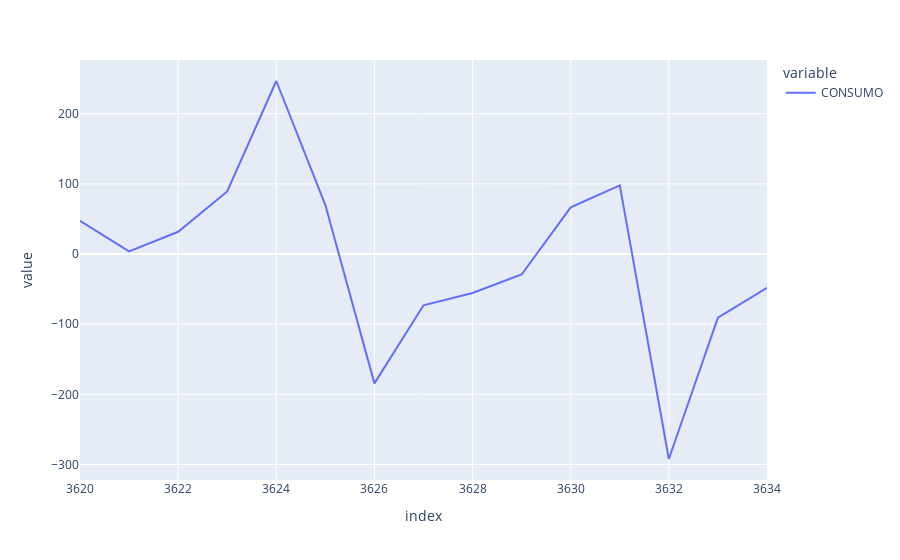

Here is the notebook cell this chart was saved with:
### Code cell
residuals = np.array(forecast) - to_pred 
px.line(residuals)

### Figure 1 — Plotly figure (JSON) as saved in the notebook; plotly's stock layout.template omitted (floating-point values rounded to 4 significant figures)
{"data": [{"hovertemplate": "variable=CONSUMO<br>index=%{x}<br>value=%{y}<extra></extra>", "legendgroup": "CONSUMO", "line": {"color": "#636efa", "dash": "solid"}, "marker": {"symbol": "circle"}, "mode": "lines", "name": "CONSUMO", "orientation": "v", "showlegend": true, "type": "scatter", "x": [3620, 3621, 3622, 3623, 3624, 3625, 3626, 3627, 3628, 3629, 3630, 3631, 3632, 3633, 3634], "xaxis": "x", "y": [47.37, 3.703, 31.7, 89.17, 246.6, 69.79, -184.4, -73.02, -55.62, -29.17, 66.49, 97.87, -292.1, -90.67, -48.1], "yaxis": "y"}], "layout": {"legend": {"title": {"text": "variable"}, "tracegroupgap": 0}, "margin": {"t": 60}, "xaxis": {"anchor": "y", "domain": [0, 1], "title": {"text": "index"}}, "yaxis": {"anchor": "x", "domain": [0, 1], "title": {"text": "value"}}}}
